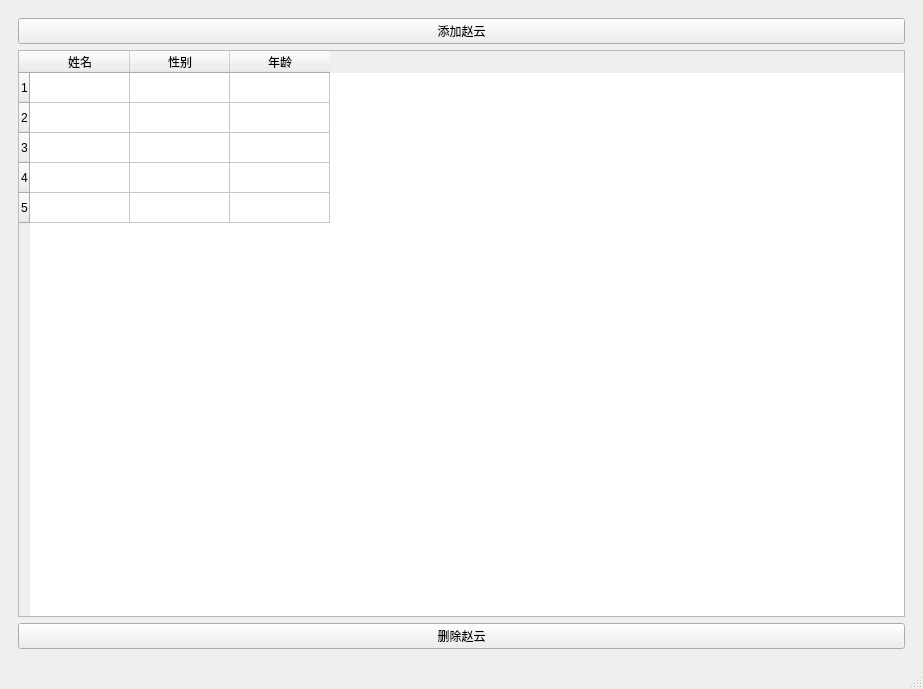
<?xml version="1.0" encoding="UTF-8"?>
<ui version="4.0">
 <class>MainWindow</class>
 <widget class="QMainWindow" name="MainWindow">
  <property name="geometry">
   <rect>
    <x>0</x>
    <y>0</y>
    <width>923</width>
    <height>689</height>
   </rect>
  </property>
  <property name="windowTitle">
   <string>MainWindow</string>
  </property>
  <widget class="QWidget" name="centralwidget">
   <layout class="QHBoxLayout" name="horizontalLayout">
    <item>
     <widget class="QWidget" name="widget" native="true">
      <layout class="QGridLayout" name="gridLayout">
       <item row="0" column="0">
        <widget class="QPushButton" name="btn_1">
         <property name="text">
          <string>添加赵云</string>
         </property>
        </widget>
       </item>
       <item row="3" column="0">
        <widget class="QPushButton" name="del">
         <property name="text">
          <string>删除赵云</string>
         </property>
        </widget>
       </item>
       <item row="1" column="0">
        <widget class="QTableWidget" name="tableWidget">
         <row>
          <property name="text">
           <string>1</string>
          </property>
         </row>
         <row>
          <property name="text">
           <string>2</string>
          </property>
         </row>
         <row>
          <property name="text">
           <string>3</string>
          </property>
         </row>
         <row>
          <property name="text">
           <string>4</string>
          </property>
         </row>
         <row>
          <property name="text">
           <string>5</string>
          </property>
         </row>
         <column>
          <property name="text">
           <string>姓名</string>
          </property>
         </column>
         <column>
          <property name="text">
           <string>性别</string>
          </property>
         </column>
         <column>
          <property name="text">
           <string>年龄</string>
          </property>
         </column>
         <item row="0" column="0">
          <property name="text">
           <string/>
          </property>
         </item>
        </widget>
       </item>
      </layout>
     </widget>
    </item>
   </layout>
  </widget>
  <widget class="QMenuBar" name="menubar">
   <property name="geometry">
    <rect>
     <x>0</x>
     <y>0</y>
     <width>923</width>
     <height>26</height>
    </rect>
   </property>
  </widget>
  <widget class="QStatusBar" name="statusbar"/>
 </widget>
 <resources/>
 <connections/>
</ui>
